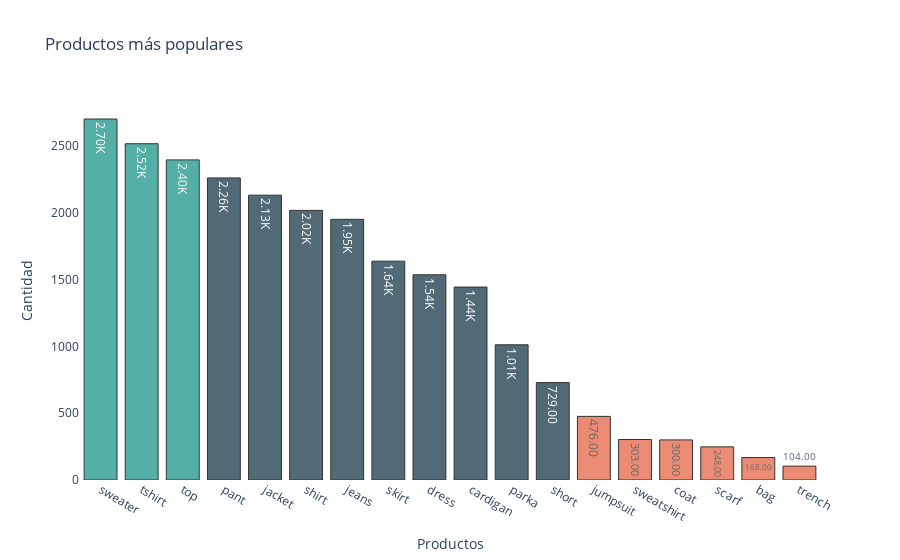

Write notebook code for a chart like this one.
### Code cell
colores = [paleta[1]] * 3 + [paleta[0]] * (len(counts_elements) - 9) + [paleta[6]] * 6
fig = go.Figure(data=[go.Bar( x=unique_elements, y=counts_elements,text=count_values,textposition='auto',texttemplate = [human_format(a) for a in counts_elements], orientation='v')])
fig.update_traces(marker_color=colores,marker_line_width=1, opacity=0.8, marker_line_color = 'black')

fig.update_layout(
    title='Productos más populares',
    xaxis_title = 'Productos',
    yaxis_title = 'Cantidad',
    # width=2280, height=950, font = dict(size = 22),
    paper_bgcolor='white',
    plot_bgcolor='white')

### Figure 1 — Plotly figure (JSON) as saved in the notebook; plotly's stock layout.template omitted (floating-point values rounded to 4 significant figures)
{"data": [{"marker": {"color": ["#2A9D8F", "#2A9D8F", "#2A9D8F", "#264653", "#264653", "#264653", "#264653", "#264653", "#264653", "#264653", "#264653", "#264653", "#E76F51", "#E76F51", "#E76F51", "#E76F51", "#E76F51", "#E76F51"], "line": {"color": "black", "width": 1}}, "opacity": 0.8, "orientation": "v", "text": [22234, 22470, 20522], "textposition": "auto", "texttemplate": ["2.70K", "2.52K", "2.40K", "2.26K", "2.13K", "2.02K", "1.95K", "1.64K", "1.54K", "1.44K", "1.01K", "729.00", "476.00", "303.00", "300.00", "248.00", "168.00", "104.00"], "type": "bar", "x": ["sweater", "tshirt", "top", "pant", "jacket", "shirt", "jeans", "skirt", "dress", "cardigan", "parka", "short", "jumpsuit", "sweatshirt", "coat", "scarf", "bag", "trench"], "y": [2702, 2517, 2396, 2261, 2132, 2018, 1951, 1638, 1536, 1444, 1012, 729, 476, 303, 300, 248, 168, 104]}], "layout": {"paper_bgcolor": "white", "plot_bgcolor": "white", "title": {"text": "Productos más populares"}, "xaxis": {"title": {"text": "Productos"}}, "yaxis": {"title": {"text": "Cantidad"}}}}
